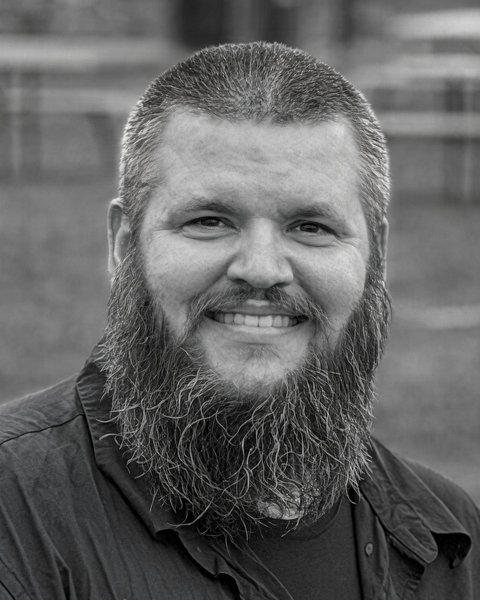
#> input picture assets/ben-480.jpg, 480 x 600 px
$ python make-images.py ../assets/ben-480.jpg
#> lines starting #> are read from the running program, lines starting #| are printed output that depends on the picture; after the words box and inside, x2 and y2 are one past the last pixel; in counts of white or black regions, pixels touching at a corner belong together
#!/usr/bin/env python3
"""Make site images. Usage: python3 tools/make-images.py [path/to/headshot.jpg]
Without a photo: monogram favicon, apple-touch-icon and OG image.
With a photo: also assets/ben-600.webp (portrait, metadata stripped), assets/ben-300.webp,
and the photo is used in the favicon/apple-touch-icon and the OG image.
Needs Pillow."""
import sys, os
from PIL import Image, ImageDraw, ImageFont, ImageOps
ROOT = os.path.join(os.path.dirname(os.path.abspath(__file__)), '..')
A = os.path.join(ROOT, 'assets'); os.makedirs(A, exist_ok=True)
BRAND = (15, 42, 61); TEAL = (11, 110, 110); LIGHT = (214, 243, 239)
def font(size, bold=True):
    for p in ['/usr/share/fonts/truetype/dejavu/DejaVuSans-Bold.ttf' if bold else '/usr/share/fonts/truetype/dejavu/DejaVuSans.ttf',
              '/System/Library/Fonts/Helvetica.ttc']:
        if os.path.exists(p): return ImageFont.truetype(p, size)
    return ImageFont.load_default()
photo = None
if len(sys.argv) > 1 and os.path.exists(sys.argv[1]):
    photo = ImageOps.exif_transpose(Image.open(sys.argv[1])).convert('RGB')  # re-encoding drops EXIF
#> photo is the input picture: PIL image 480x600 RGB; mean R, G, B 99.6, 99.7, 99.4
def crop(im, ratio, cy=0.35):
#> called with ratio = 0.806, cy = 0.35
    w, h = im.size
#> w = 480; h = 600
    if w / h > ratio: nw = int(h * ratio); x = (w - nw) // 2; return im.crop((x, 0, x + nw, h))
    nh = int(w / ratio); y = int((h - nh) * cy); return im.crop((0, y, w, y + nh))
#> after `nh = int(w / ratio)`: nh = 595
#> after `y = int((h - nh) * cy)`: y = 1
#> after `return im.crop((0, y, w, y + nh))`:
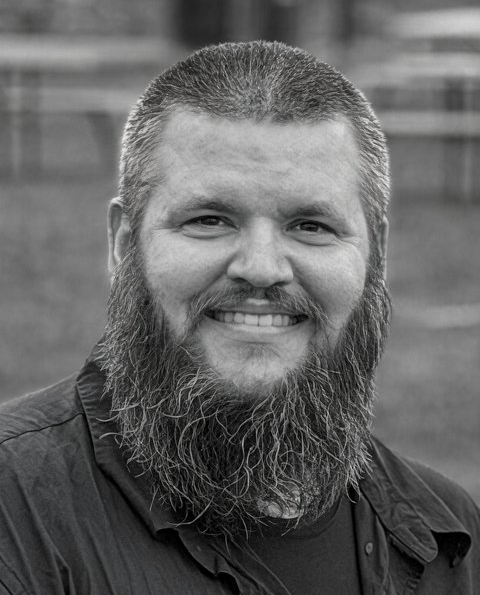
#> returned value: PIL image 480x595 RGB; mean R, G, B 99.9, 100, 99.8
def mono(size):
    im = Image.new('RGB', (size, size), BRAND); d = ImageDraw.Draw(im)
    f = font(int(size * .46)); t = 'BL'; b = d.textbbox((0, 0), t, font=f)
    d.text(((size - (b[2] - b[0])) / 2 - b[0], (size - (b[3] - b[1])) / 2 - b[1]), t, font=f, fill=LIGHT); return im
if photo:
    p = crop(photo, 300 / 372).resize((600, 744), Image.LANCZOS); p.save(os.path.join(A, 'ben-600.webp'), 'WEBP', quality=82, method=6)
    p.resize((300, 372), Image.LANCZOS).save(os.path.join(A, 'ben-300.webp'), 'WEBP', quality=82, method=6)
    sq = crop(photo, 1.0, 0.2)
#> call 2 of crop, with ratio = 1, cy = 0.2
#> in crop (call 2), `return im.crop((0, y, w, y + nh))`:
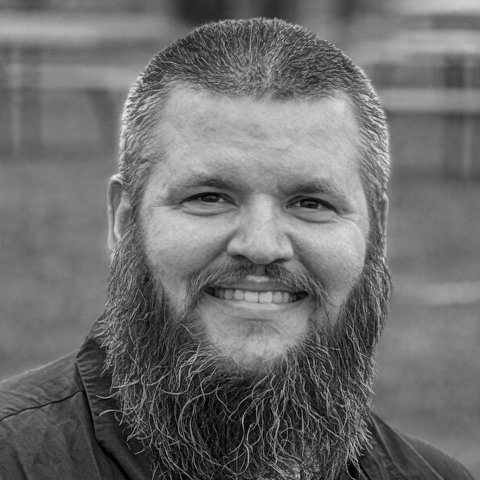
#> returned value: PIL image 480x480 RGB; mean R, G, B 110.3, 110.3, 109.9
    icon = lambda s: sq.resize((s, s), Image.LANCZOS)
else:
    icon = mono
icon(180).save(os.path.join(A, 'apple-touch-icon.png'), optimize=True)
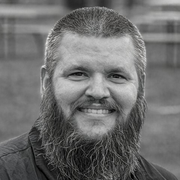
#> saved as apple-touch-icon.png: PIL image 180x180 RGB; mean R, G, B 110.3, 110.3, 109.9
icon(32).save(os.path.join(A, 'favicon-32.png'), optimize=True)
# OG image 1200x630
og = Image.new('RGB', (1200, 630), BRAND); d = ImageDraw.Draw(og)
#> after `og = Image.new('RGB', (1200, 630), BRAND)`:
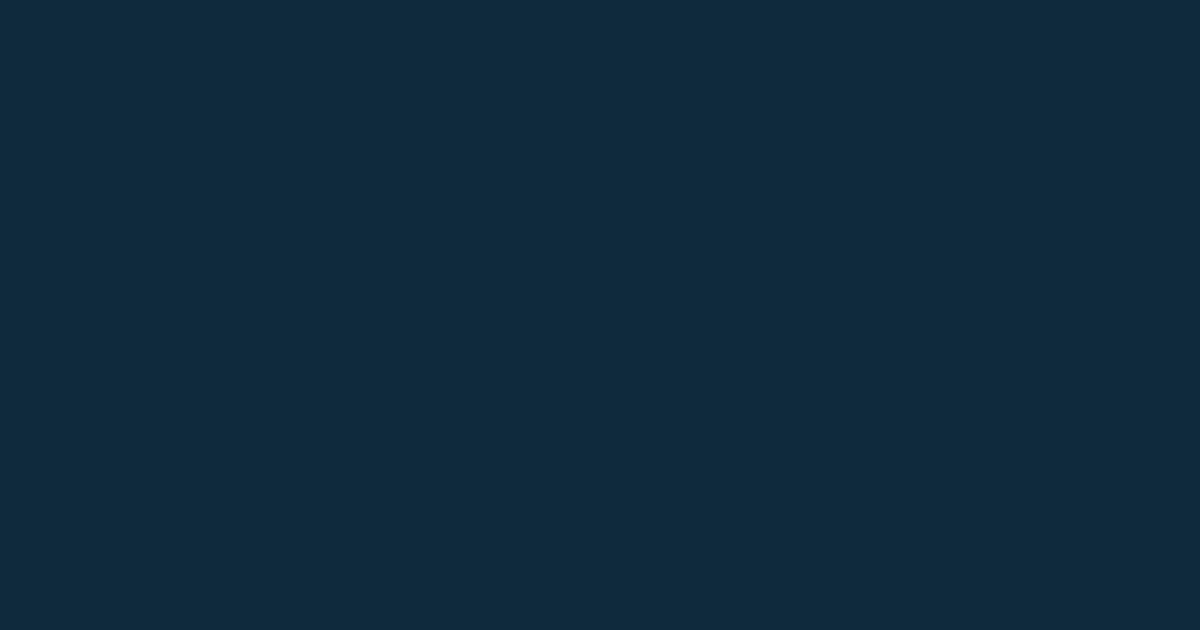
#> og: PIL image 1200x630 RGB; mean R, G, B 15, 42, 61
for i in range(630):  # soft vertical gradient
    k = i / 630; d.line([(0, i), (1200, i)], fill=(int(15 + 7 * k), int(42 + 32 * k), int(61 + 31 * k)))
x0 = 80
if photo:
    pw = crop(photo, 1.0, 0.2).resize((360, 360), Image.LANCZOS)
    m = Image.new('L', (360, 360), 0); ImageDraw.Draw(m).rounded_rectangle((0, 0, 359, 359), 48, fill=255)
#> after `m = Image.new('L', (360, 360), 0)`: m: PIL image 360x360 L; every value is 0
#> after `ImageDraw.Draw(m).rounded_rectangle((0, 0, 359, 359), 48, fill=255)`:
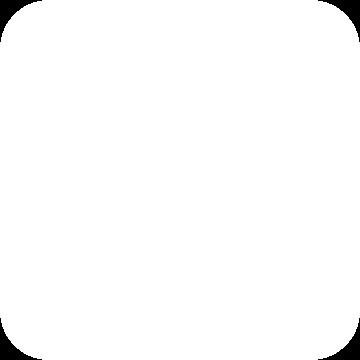
#> m: PIL image 360x360 L; 98.4% white; 4 black regions, box (x1, y1, x2, y2) and area: (0, 0, 42, 42) 508, (318, 0, 360, 42) 508, (0, 318, 42, 360) 508, (318, 318, 360, 360) 508
    og.paste(pw, (80, 135), m); x0 = 500
#> after `og.paste(pw, (80, 135), m)`:
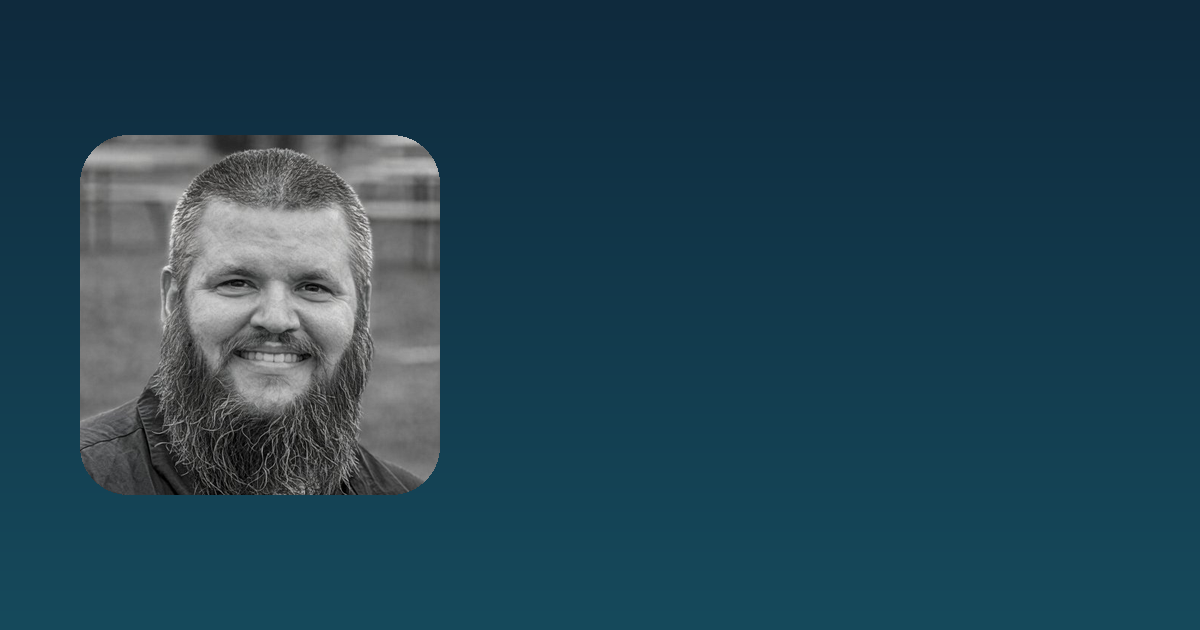
#> og: PIL image 1200x630 RGB; mean R, G, B 33.6, 66.4, 81.7
d.text((x0, 150), 'Ben Lawson', font=font(92), fill=(255, 255, 255))
d.text((x0, 270), 'People Capability, L&D,', font=font(40, False), fill=LIGHT)
d.text((x0, 322), 'and AI Enablement', font=font(40, False), fill=LIGHT)
pill = 'Paste a job. Get YES or NOT YET.'; pf = font(28); tw = d.textlength(pill, font=pf)
#> after `tw = d.textlength(pill, font=pf)`: tw = 513.6
d.rounded_rectangle((x0, 420, x0 + tw + 56, 484), 32, fill=(255, 255, 255))
d.text((x0 + 28, 432), pill, font=pf, fill=BRAND)
og.save(os.path.join(A, 'og.jpg'), 'JPEG', quality=88, optimize=True)
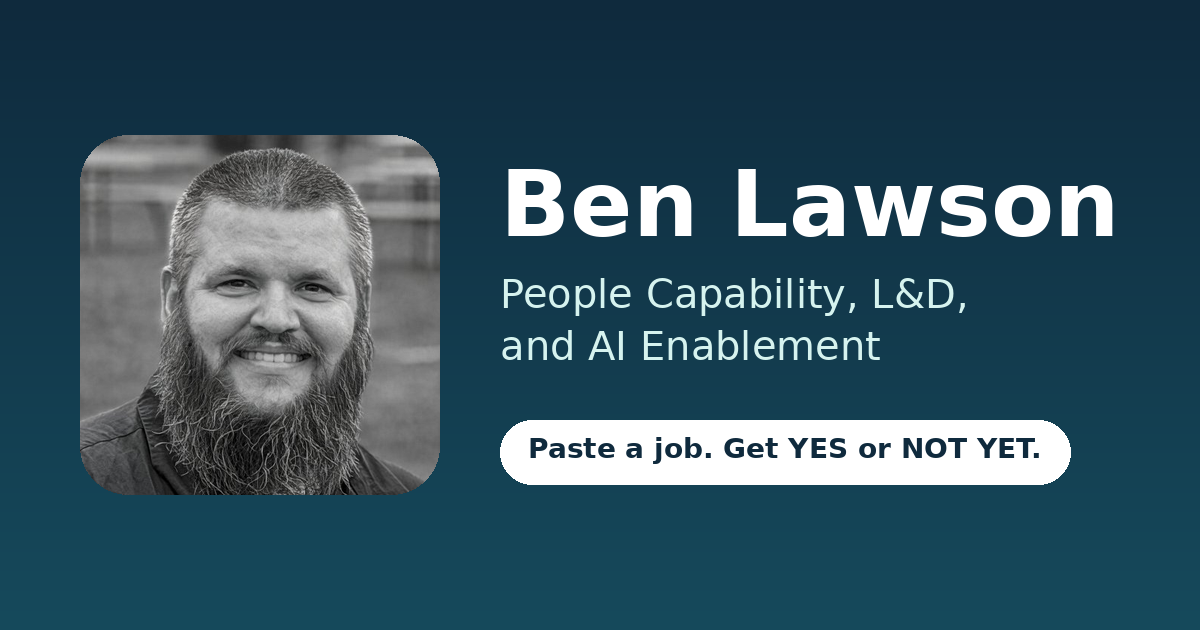
#> saved as og.jpg: PIL image 1200x630 RGB; mean R, G, B 50.9, 80.8, 94.7
print('images written', 'with photo' if photo else 'monogram only')
#| images written with photo
